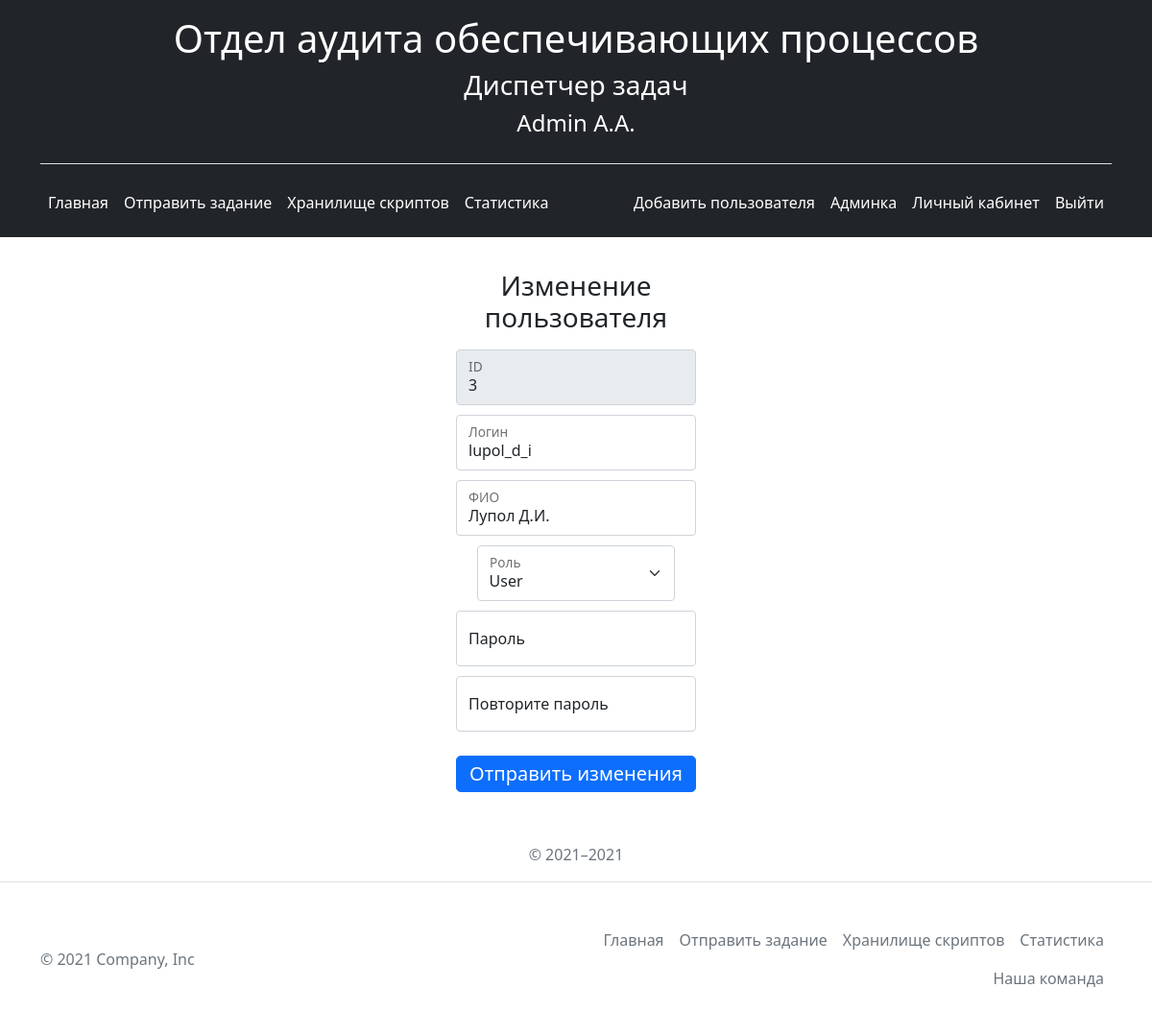
The page /admin_panel/3 (signed in) on the database as committed earlier.
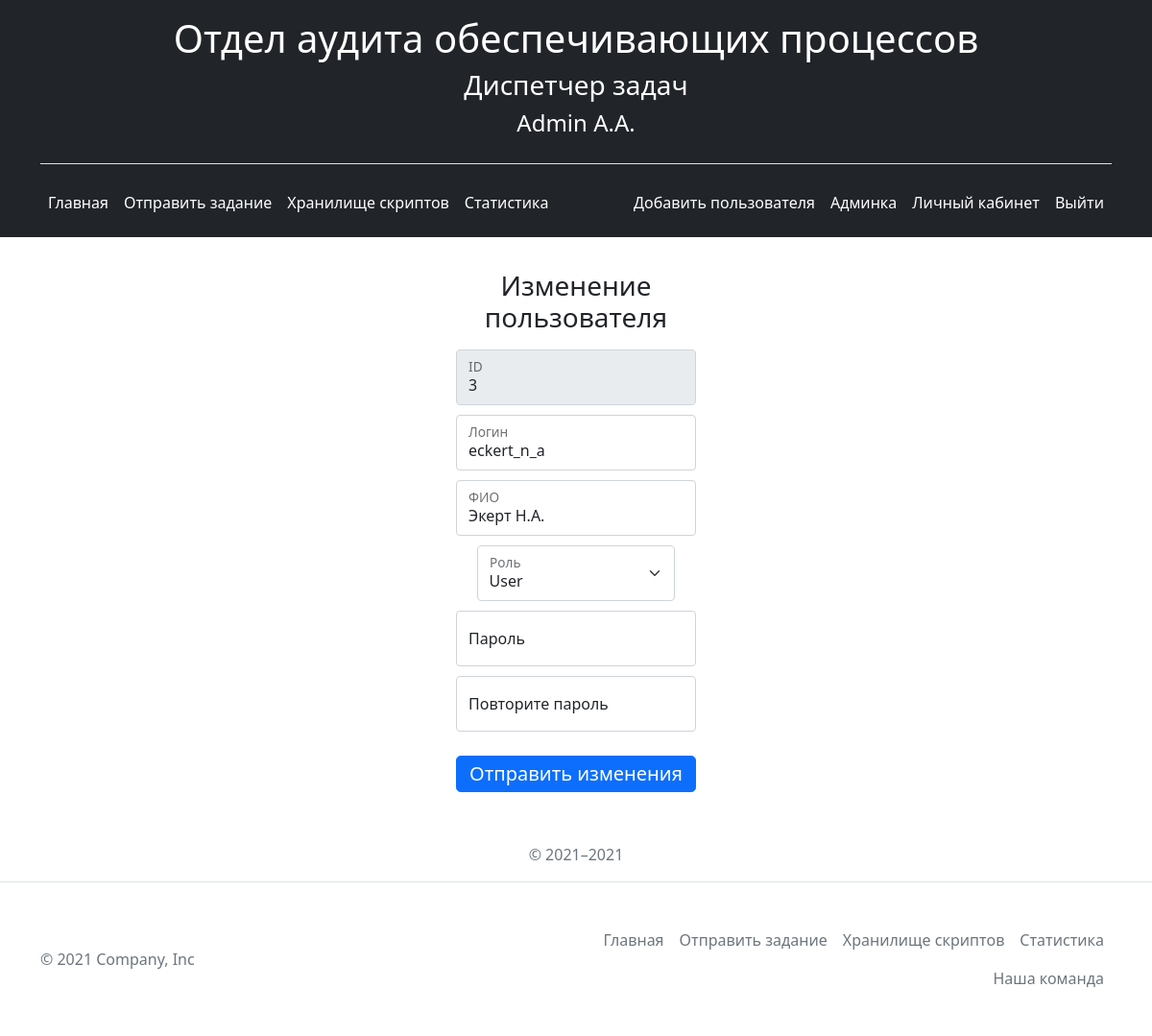
The same page on the database as committed later.
### app.py (models this page shows, shortened)
class User(db.Model, UserMixin):
    __tablename__ = 'user'
    id = db.Column(db.Integer, primary_key=True)
    login = db.Column(db.String(20), unique=True, nullable=False)
    fio = db.Column(db.String(20), nullable=False)
    password = db.Column(db.String(1255), nullable=False)
    role_id = db.Column(db.Integer, db.ForeignKey('role.id'), nullable=False, default='1')
    role = db.relationship('Role', foreign_keys=[role_id])

### app.py (the view)
@app.route('/admin_panel/<int:id>')
@login_required
def user_detail(id):
    user = User.query.get(id)
    roles = Role.query.order_by(Role.id).all()
    return render_template("user_update.html", user=user, roles=roles)

### app.py (called while the page is built)
@login_manager.user_loader
def load_user(user_id):
    return User.query.get(user_id)

### templates/user_update.html (shortened to what this page needs)
{% extends 'base.html' %}
{% block body %}
<div class="container text-center">
  <form class="authorization-form" action="/admin_panel/{{ user.id }}/user_update" method="post">
    <h1 class="h3 mb-3 fw-normal">Изменение пользователя</h1>
      <div class="form-floating">
      <input type="text" class="form-control" id="id" name="id" placeholder="ID" disabled value="{{ user.id }}">
      <label for="login">ID</label>
    </div>
    <div class="form-floating">
      <input type="text" class="form-control" id="login" name="login" placeholder="Логин" value="{{ user.login }}">
      <label for="login">Логин</label>
    </div>
      <div class="form-floating">
      <input type="text" class="form-control" id="fio" name="fio" placeholder="ФИО" value="{{ user.fio }}">
      <label for="fio">ФИО</label>
    </div>
    <div class="form-floating">
        <select class="select-role form-select" aria-label="Default select example" id="role" name="role" >
            {% for el in roles %}
            <option value="{{ el.id }}"{% if el.id ==  user.role.id %}selected{% elif user.id == 1 %}disabled{% endif %} >{{ el.name }} </option>
            {% endfor %}
        </select>
      <label for="role">Роль</label>
    </div>
    <div class="form-floating">
      <input type="password" class="form-control" id="password"  name="password" placeholder="Пароль">
      <label for="password">Пароль</label>
    </div>
      <div class="form-floating">
      <input type="password" class="form-control" id="password2"  name="password2" placeholder="Повторите пароль">
      <label for="password2">Повторите пароль</label>
    </div>
    <button class="w-100 btn btn-lg btn-primary button-auth" type="submit">Отправить изменения</button>
    <p class="mt-5 mb-3 text-muted">© 2021–2021</p>
  </form>
</div>
{% endblock %}

### templates/base.html (shortened to what this page needs)
<!doctype html>
<html lang="en">
<head>
    <link rel="stylesheet" href="{{ url_for('static', filename='css/bootstrap.min.css') }}">
    <link rel="stylesheet" href="{{ url_for('static', filename='css/main.css') }}">
	<link rel="stylesheet" type="text/css" href="{{ url_for('static', filename='DataTables/datatables.min.css') }}"/>
</head>
<body>
    <header class="p-3 bg-dark text-white">
        <div class="container">
            <div class="header-logo border-bottom">
                <h1>Отдел аудита обеспечивающих процессов</h1>
                <h3>Диспетчер задач</h3>
                <h4>{{ current_user.fio }}</h4>
            </div>
          <div class="d-flex flex-wrap align-items-center justify-content-center justify-content-lg-start">
            <ul class="nav col-12 col-lg-auto me-lg-auto mb-2 justify-content-center mb-md-0">
              <li><a href="/" class="nav-link px-2 text-white">Главная</font></a></li>
              <li><a href="/taskadd" class="nav-link px-2 text-white"><font style="vertical-align: inherit;">Отправить задание</font></a></li>
              <li><a href="/storagescripts" class="nav-link px-2 text-white"><font style="vertical-align: inherit;">Хранилище скриптов</font></a></li>
              <li><a href="/statistics" class="nav-link px-2 text-white"><font style="vertical-align: inherit;">Статистика</font></a></li>
            </ul>
            <div class="d-flex text-end">
                {% if current_user.role.name == 'Admin' %}
                    <a href="/register" class="nav-link px-2 text-white"><font style="vertical-align: inherit;">Добавить пользователя</font></a>
                {% endif %}
                {% if current_user.login %}
                    <a href="/admin_panel" class="nav-link px-2 text-white"><font style="vertical-align: inherit;">Админка</font></a>
                    <a href="/user/{{ current_user.login }}/{{ current_user.id}}" class="nav-link px-2 text-white"><font style="vertical-align: inherit;">Личный кабинет</font></a>
                    <a href="/logout" class="nav-link px-2 text-white"><font style="vertical-align: inherit;">Выйти</font></a>
                {% else %}
                    <a href="/login" class="nav-link px-2 text-white"><font style="vertical-align: inherit;">Авторизоваться</font></a>
                {% endif %}
            </div>
          </div>
        </div>
    </header>
    {% block body %}{% endblock %}
    <footer class="border-top">
        <div class="container d-flex flex-wrap justify-content-between align-items-center py-3 my-4 ">
        <p class="col-md-4 mb-0 text-muted">© 2021 Company, Inc</p>
        <ul class="nav col-md-6 justify-content-end">
            <li class="nav-item"><a href="/" class="nav-link px-2 text-muted">Главная</a></li>
            <li class="nav-item"><a href="/taskadd" class="nav-link px-2 text-muted">Отправить задание</a></li>
            <li class="nav-item"><a href="/storagescripts" class="nav-link px-2 text-muted">Хранилище скриптов</a></li>
            <li class="nav-item"><a href="/statistics" class="nav-link px-2 text-muted">Статистика</a></li>
            <li class="nav-item"><a href="/about" class="nav-link px-2 text-muted">Наша команда</a></li>
        </ul>
              </div>
  </footer>
</body>
</html>

### static/css/main.css (style rules this page uses)
body { overflow-y: scroll; }
.authorization-form { display: flex; align-items: center; flex-direction: column; margin-top: 10%; margin-left: auto; margin-right: auto; width: 250px; }
.button-auth { margin-top: 15px; }
.form-floating { margin-bottom: 10px; }
.header-logo { display: flex; align-items: center; flex-direction: column; padding-bottom: 20px; margin-bottom: 20px; }
input[type="text"] { width: 100%; box-sizing: border-box; -webkit-box-sizing:border-box; -moz-box-sizing: border-box; }
.btn { margin-bottom: 5px; padding: 3px 5px 3px 5px; }
.authorization-form { margin-top:3%; }
.select-role { width: 206.8px; }

Rows that differ between the two databases and show on the page:
changed User id 3: login "lupol_d_i" → "eckert_n_a"; fio "Лупол Д.И." → "Экерт Н.А."
